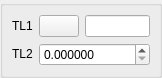
<?xml version="1.0" encoding="UTF-8"?>
<ui version="4.0">
 <class>DlgRef_1Sel1Spin_QTD</class>
 <widget class="QWidget" name="DlgRef_1Sel1Spin_QTD">
  <property name="geometry">
   <rect>
    <x>0</x>
    <y>0</y>
    <width>156</width>
    <height>74</height>
   </rect>
  </property>
  <property name="windowTitle">
   <string/>
  </property>
  <layout class="QGridLayout">
   <property name="margin">
    <number>0</number>
   </property>
   <property name="spacing">
    <number>0</number>
   </property>
   <item row="0" column="0">
    <widget class="QGroupBox" name="GroupBox1">
     <property name="title">
      <string/>
     </property>
     <layout class="QGridLayout">
      <property name="margin">
       <number>9</number>
      </property>
      <property name="spacing">
       <number>6</number>
      </property>
      <item row="0" column="0">
       <widget class="QLabel" name="TextLabel1">
        <property name="sizePolicy">
         <sizepolicy hsizetype="Fixed" vsizetype="Fixed">
          <horstretch>0</horstretch>
          <verstretch>0</verstretch>
         </sizepolicy>
        </property>
        <property name="text">
         <string>TL1</string>
        </property>
        <property name="wordWrap">
         <bool>false</bool>
        </property>
       </widget>
      </item>
      <item row="0" column="2">
       <widget class="QLineEdit" name="LineEdit1"/>
      </item>
      <item row="0" column="1">
       <widget class="QPushButton" name="PushButton1">
        <property name="sizePolicy">
         <sizepolicy hsizetype="Fixed" vsizetype="Fixed">
          <horstretch>0</horstretch>
          <verstretch>0</verstretch>
         </sizepolicy>
        </property>
        <property name="text">
         <string/>
        </property>
       </widget>
      </item>
      <item row="1" column="0">
       <widget class="QLabel" name="TextLabel2">
        <property name="sizePolicy">
         <sizepolicy hsizetype="Fixed" vsizetype="Fixed">
          <horstretch>0</horstretch>
          <verstretch>0</verstretch>
         </sizepolicy>
        </property>
        <property name="text">
         <string>TL2</string>
        </property>
        <property name="wordWrap">
         <bool>false</bool>
        </property>
       </widget>
      </item>
      <item row="1" column="1" colspan="2">
       <widget class="SalomeApp_DoubleSpinBox" name="SpinBox_DX">
        <property name="decimals">
         <number>6</number>
        </property>
        <property name="maximum">
         <double>1000000000.000000000000000</double>
        </property>
       </widget>
      </item>
     </layout>
    </widget>
   </item>
  </layout>
 </widget>
 <layoutdefault spacing="6" margin="11"/>
 <pixmapfunction>qPixmapFromMimeSource</pixmapfunction>
 <customwidgets>
  <customwidget>
   <class>SalomeApp_DoubleSpinBox</class>
   <extends>QDoubleSpinBox</extends>
   <header location="global">SalomeApp_DoubleSpinBox.h</header>
  </customwidget>
 </customwidgets>
 <tabstops>
  <tabstop>PushButton1</tabstop>
  <tabstop>LineEdit1</tabstop>
  <tabstop>SpinBox_DX</tabstop>
 </tabstops>
 <resources/>
 <connections/>
</ui>
